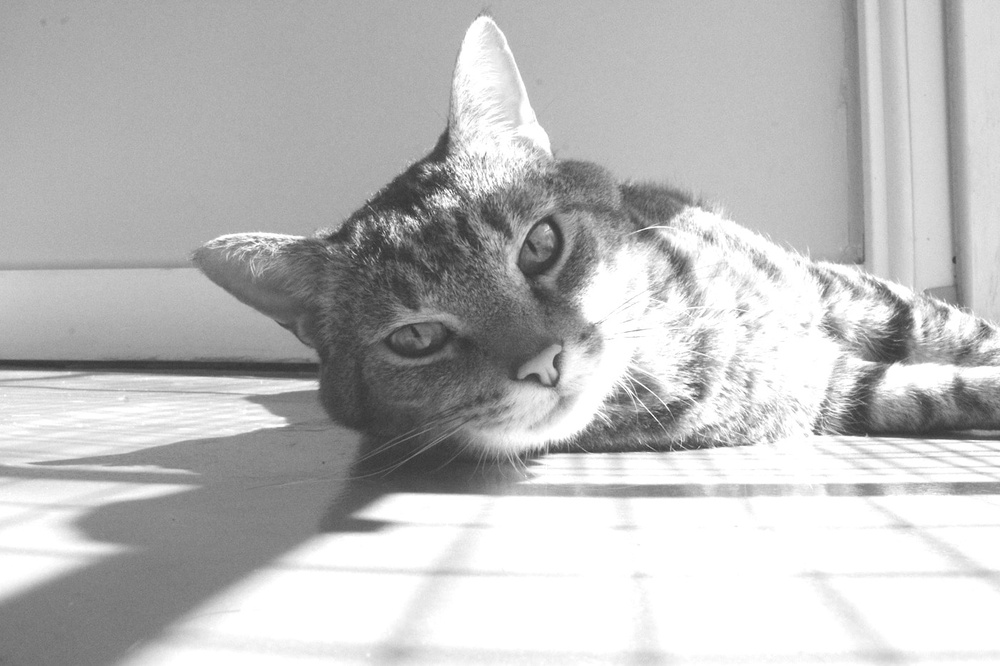
#> input picture frontend/images/cat_brightness+50.jpg, 1000 x 666 px, shrunk from 1400 x 933 before the run
$ python fourier_transform.py
#> lines starting #> are read from the running program, lines starting #| are printed output that depends on the picture
import cv2
import numpy as np
import matplotlib.pyplot as plt
import os

def apply_fourier_transform(image, center_spectrum=False, apply_log=False):
    """
    Apply Fourier Transform to the image with optional centering and log scaling

    Args:
        image: Input grayscale image
        center_spectrum: Whether to center the spectrum (using fftshift)
        apply_log: Whether to apply log scaling to the magnitude spectrum
    """
    # Apply 2D FFT
    f = np.fft.fft2(image)

    # Center the spectrum if requested
    if center_spectrum:
        fshift = np.fft.fftshift(f)
    else:
        fshift = f

    # Calculate magnitude spectrum
    magnitude_spectrum = np.abs(fshift)

    if apply_log:
        # Apply log transform: log(1 + |F(u,v)|)
        magnitude_spectrum = np.log1p(magnitude_spectrum)

    # Normalize for display
    magnitude_spectrum = cv2.normalize(magnitude_spectrum, None, 0, 255, cv2.NORM_MINMAX)

    # Get reconstructed image
    if center_spectrum:
        f_ishift = np.fft.ifftshift(fshift)
    else:
        f_ishift = fshift
    img_back = np.fft.ifft2(f_ishift)
    img_back = np.abs(img_back)

    return magnitude_spectrum.astype(np.uint8), img_back.astype(np.uint8)

def main():
    print("\nFourier Transform Tool")
    print("--------------------")

    while True:
        image_path = input("\nImage path (or 'q' to quit): ").strip()
#> the answer given: ../../frontend/images/cat_brightness+50.jpg
        if image_path.lower() == 'q':
            print("Goodbye!")
            break

        if not os.path.exists(image_path):
            print("Error: File not found.")
            continue

        # Load the image
        image = cv2.imread(image_path, cv2.IMREAD_GRAYSCALE)
#> image is the input picture: shape (666, 1000); min 51, max 255, mean 188
        if image is None:
            print("Error: Could not load image.")
            continue

        # Get parameters
        center_spectrum = input("Center the spectrum? (y/n): ").strip().lower() == 'y'
#> the answer given: y
        apply_log = input("Apply log scaling? (y/n): ").strip().lower() == 'y'
#> the answer given: y

        try:
            # Apply Fourier transform
            magnitude_spectrum, reconstructed = apply_fourier_transform(
                image, center_spectrum, apply_log
            )
#> in apply_fourier_transform, `magnitude_spectrum = np.log1p(magnitude_spectrum)`:
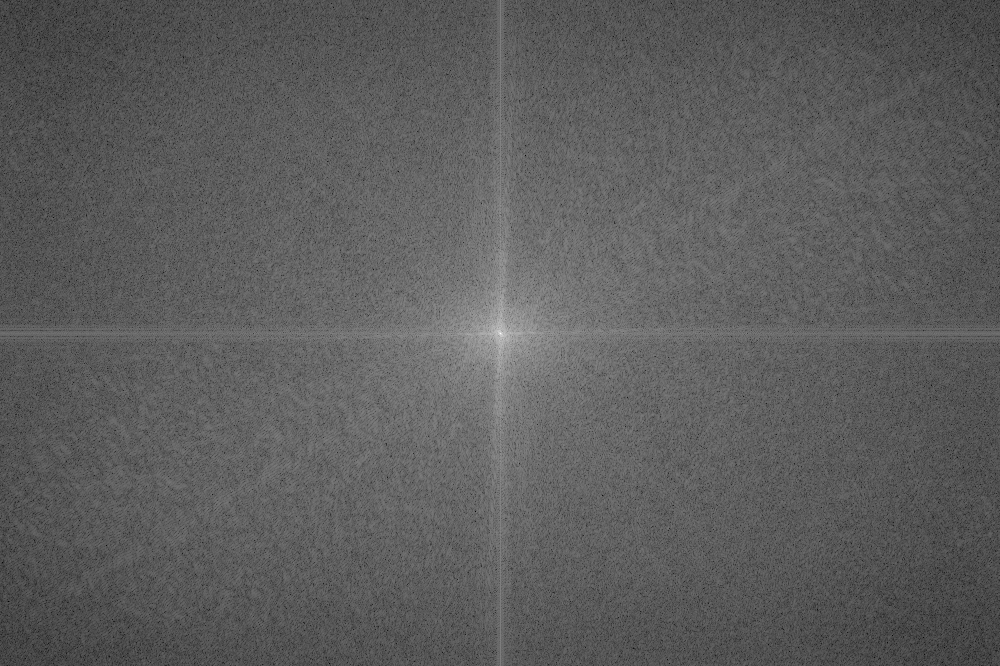
#> magnitude_spectrum: shape (666, 1000) float64; min 2.04, max 18.65, mean 8.12; drawn with min black and max white
#> in apply_fourier_transform, `img_back = np.abs(img_back)`:
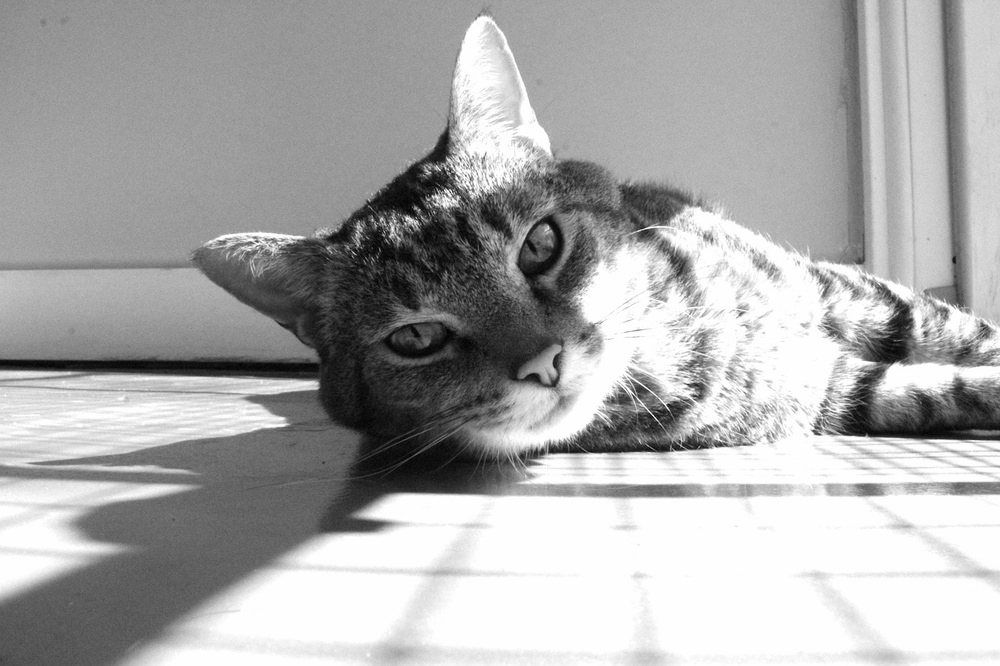
#> img_back: shape (666, 1000) float64; min 51, max 255, mean 188; drawn with min black and max white

            # Save results
            base_name = os.path.splitext(image_path)[0]
            cv2.imwrite(f"{base_name}_magnitude.png", magnitude_spectrum)
            cv2.imwrite(f"{base_name}_reconstructed.png", reconstructed)
            print(f"\nResults saved as:")
            print(f"Magnitude spectrum: {base_name}_magnitude.png")
            print(f"Reconstructed image: {base_name}_reconstructed.png")

        except Exception as e:
            print(f"Error processing image: {str(e)}")
#> pass 2 of the loop in main, `while True:`:
#> the answer given: ../../frontend/images/cat_brightness-50.jpg
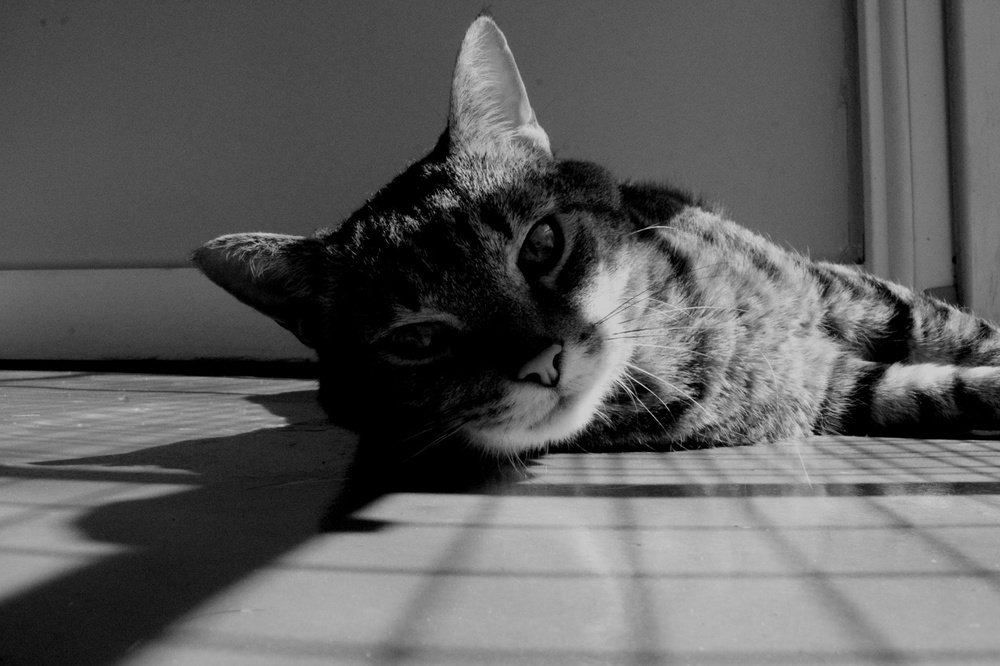
#> input picture frontend/images/cat_brightness-50.jpg, 1000 x 666 px, shrunk from 1400 x 933 before the run
#> in main, image is the input picture: shape (666, 1000); min 0, max 219, mean 93.1
#> the answer given: y
#> the answer given: y
#> in apply_fourier_transform (call 2), `magnitude_spectrum = np.log1p(magnitude_spectrum)`:
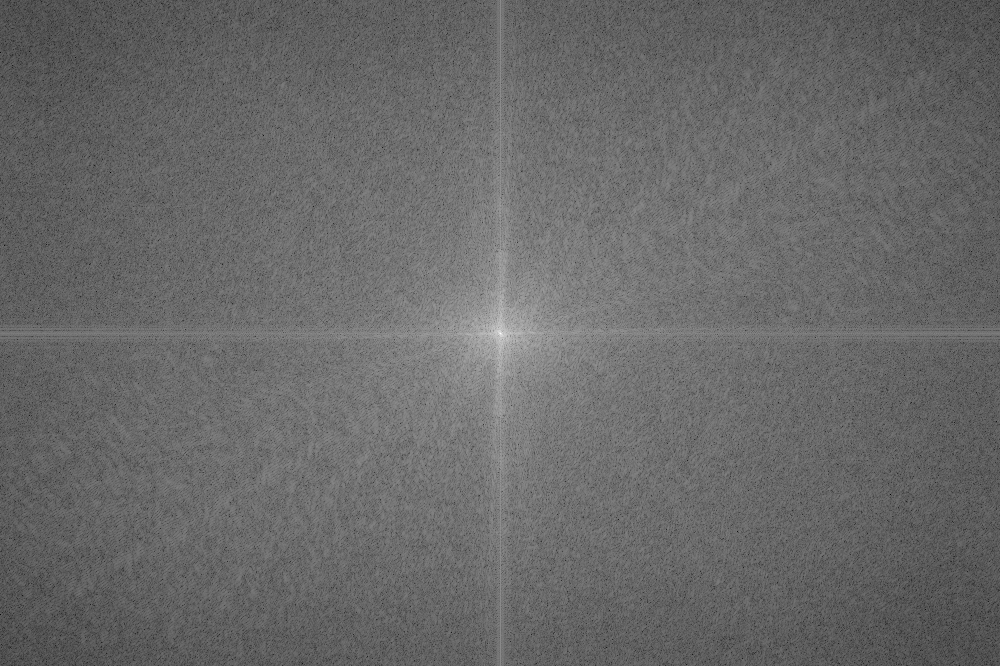
#> magnitude_spectrum: shape (666, 1000) float64; min 1.25, max 17.94, mean 8.12; drawn with min black and max white

if __name__ == "__main__":
#> (the run stopped early here; a loop or call above may not have finished)
